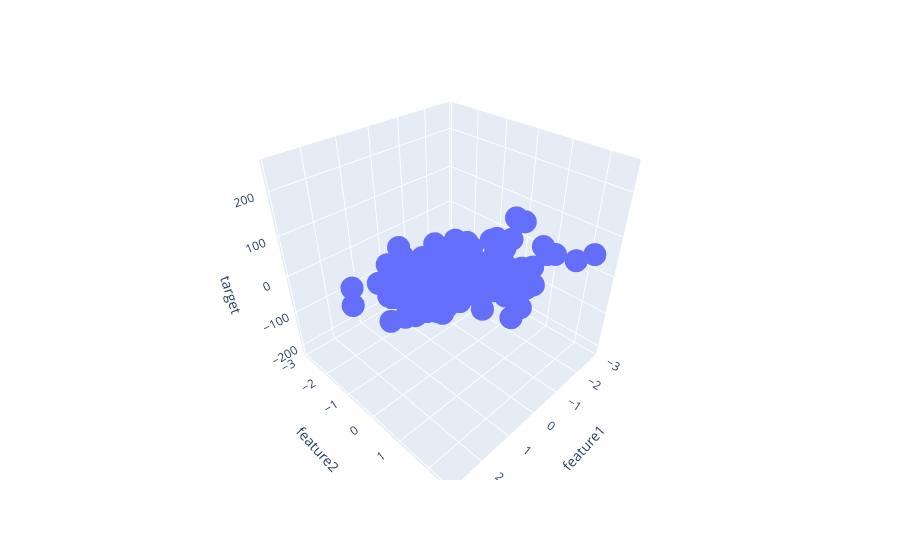

Here is the notebook cell this chart was saved with:
### Code cell
px.scatter_3d(df,x='feature1',y='feature2',z='target')

### Figure 1 — Plotly figure (JSON) as saved in the notebook; plotly's stock layout.template omitted (floating-point values rounded to 4 significant figures; data arrays with more than 128 entries replaced by an {"elided": "..."} marker saying what was removed)
{"data": [{"hovertemplate": "feature1=%{x}<br>feature2=%{y}<br>target=%{z}<extra></extra>", "legendgroup": "", "marker": {"color": "#636efa", "symbol": "circle"}, "mode": "markers", "name": "", "scene": "scene", "showlegend": false, "type": "scatter3d", "x": {"elided": "150 float values"}, "y": {"elided": "150 float values"}, "z": {"elided": "150 float values"}}], "layout": {"legend": {"tracegroupgap": 0}, "margin": {"t": 60}, "scene": {"domain": {"x": [0, 1], "y": [0, 1]}, "xaxis": {"title": {"text": "feature1"}}, "yaxis": {"title": {"text": "feature2"}}, "zaxis": {"title": {"text": "target"}}}}}
